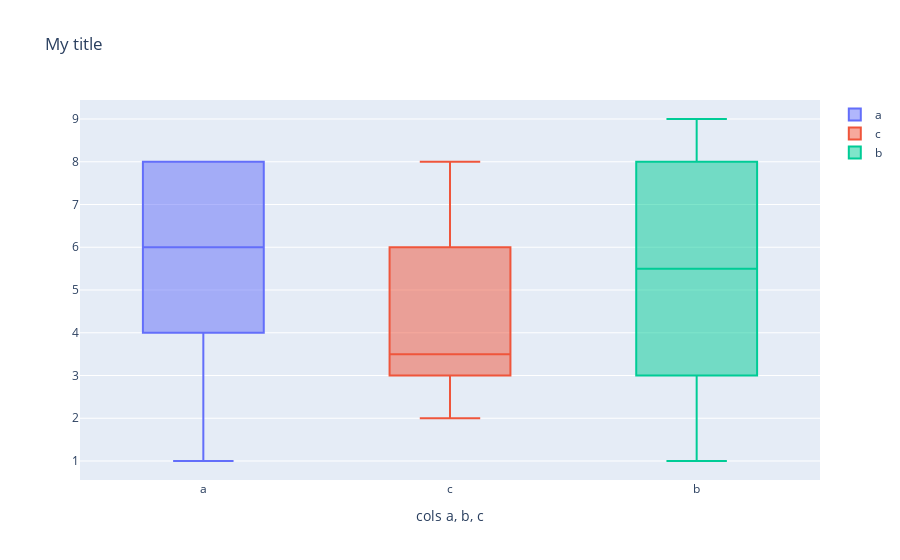

The code cell stored with this chart in its notebook:
### Code cell
data = []
for col in temp.columns:
    trace = go.Box(
        y= temp[col]
        , name = col
    )
    data.append(trace)
layout = {'title': 'My title',
          'xaxis': {'title': 'cols a, b, c'}
          }    
fig = go.Figure(data, layout)    
fig

### Figure 1 — Plotly figure (JSON) as saved in the notebook; plotly's stock layout.template omitted (floating-point values rounded to 4 significant figures)
{"data": [{"name": "a", "type": "box", "y": [1, 6, 7, 6, 4, 3, 8, 8, 5, 8]}, {"name": "c", "type": "box", "y": [5, 2, 3, 6, 7, 2, 4, 3, 8, 3]}, {"name": "b", "type": "box", "y": [1, 4, 5, 8, 2, 6, 8, 7, 3, 9]}], "layout": {"title": {"text": "My title"}, "xaxis": {"title": {"text": "cols a, b, c"}}}}
